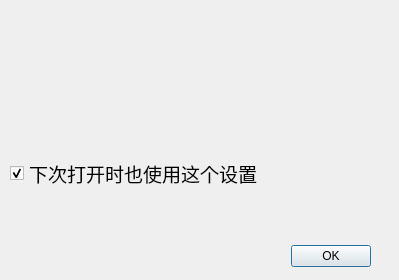
<?xml version="1.0" encoding="UTF-8"?>
<ui version="4.0">
 <class>Dialog</class>
 <widget class="QDialog" name="Dialog">
  <property name="geometry">
   <rect>
    <x>0</x>
    <y>0</y>
    <width>399</width>
    <height>280</height>
   </rect>
  </property>
  <property name="windowTitle">
   <string>调整班级范围</string>
  </property>
  <widget class="QDialogButtonBox" name="buttonBox">
   <property name="geometry">
    <rect>
     <x>30</x>
     <y>240</y>
     <width>341</width>
     <height>32</height>
    </rect>
   </property>
   <property name="orientation">
    <enum>Qt::Horizontal</enum>
   </property>
   <property name="standardButtons">
    <set>QDialogButtonBox::Ok</set>
   </property>
  </widget>
  <widget class="QWidget" name="verticalLayoutWidget">
   <property name="geometry">
    <rect>
     <x>10</x>
     <y>10</y>
     <width>251</width>
     <height>181</height>
    </rect>
   </property>
   <layout class="QVBoxLayout" name="WindowLayout">
    <item>
     <layout class="QVBoxLayout" name="ChecksLayout"/>
    </item>
    <item>
     <spacer name="verticalSpacer">
      <property name="orientation">
       <enum>Qt::Vertical</enum>
      </property>
      <property name="sizeHint" stdset="0">
       <size>
        <width>20</width>
        <height>40</height>
       </size>
      </property>
     </spacer>
    </item>
    <item>
     <widget class="QCheckBox" name="IsRemember">
      <property name="font">
       <font>
        <family>HarmonyOS Sans SC</family>
        <pointsize>14</pointsize>
       </font>
      </property>
      <property name="autoFillBackground">
       <bool>false</bool>
      </property>
      <property name="text">
       <string>下次打开时也使用这个设置</string>
      </property>
      <property name="checked">
       <bool>true</bool>
      </property>
     </widget>
    </item>
   </layout>
  </widget>
 </widget>
 <resources/>
 <connections>
  <connection>
   <sender>buttonBox</sender>
   <signal>accepted()</signal>
   <receiver>Dialog</receiver>
   <slot>accept()</slot>
   <hints>
    <hint type="sourcelabel">
     <x>248</x>
     <y>254</y>
    </hint>
    <hint type="destinationlabel">
     <x>157</x>
     <y>274</y>
    </hint>
   </hints>
  </connection>
  <connection>
   <sender>buttonBox</sender>
   <signal>rejected()</signal>
   <receiver>Dialog</receiver>
   <slot>reject()</slot>
   <hints>
    <hint type="sourcelabel">
     <x>316</x>
     <y>260</y>
    </hint>
    <hint type="destinationlabel">
     <x>286</x>
     <y>274</y>
    </hint>
   </hints>
  </connection>
 </connections>
</ui>
